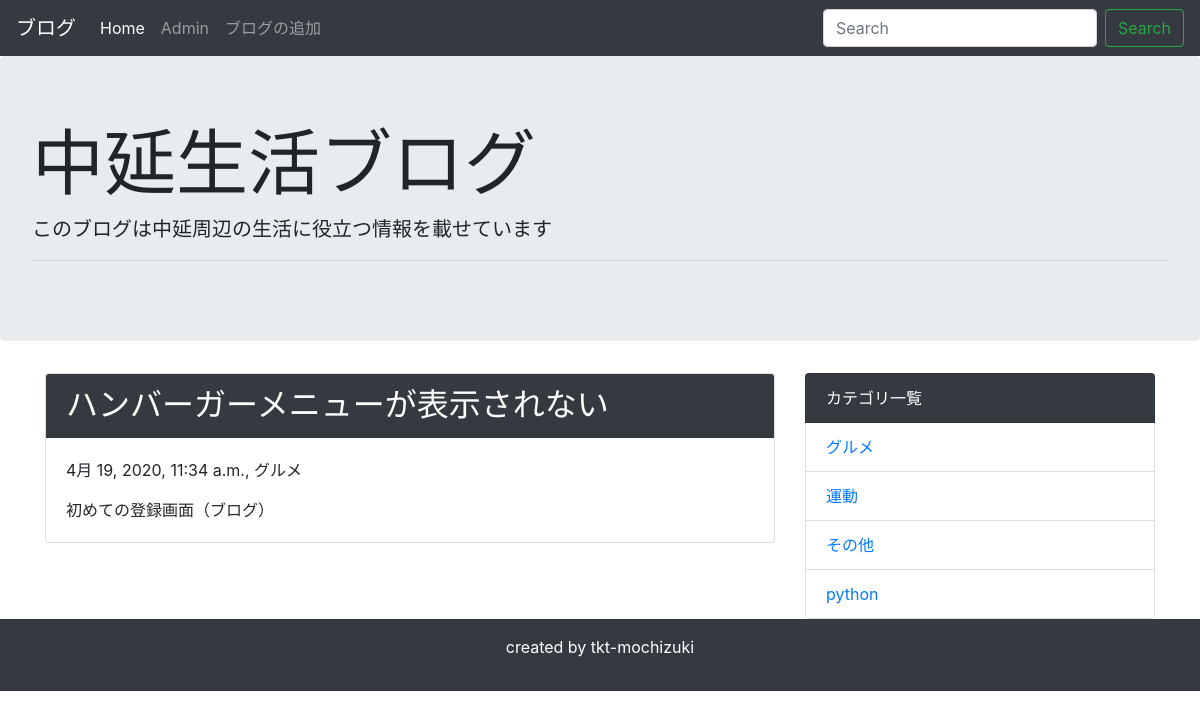
The app's page /detail/3/ (signed in) with its own data.
### blog/models.py (models this page shows, shortened)
class Post(models.Model):
    title = models.CharField('タイトル', max_length=100)
    text = models.TextField('本文')
    created_at = models.DateTimeField('作成日',default=timezone.now)
    category = models.ForeignKey(
        Category, verbose_name = 'カテゴリ', on_delete = models.PROTECT
    )

class Category(models.Model):
    name = models.CharField('カテゴリー名', max_length=200)
    created_at = models.DateTimeField('作成日',default=timezone.now)
    def __str__(self):
        return self.name

### blog/views.py (the view)
# urls.py: path('detail/<int:pk>/', views.DetailView.as_view(), name='detail'),
class DetailView(generic.DetailView):
    template_name = 'blog/post_detail.html'
    model = Post

### blog/context_processors.py (called while the page is built)
def common(request):
    context = {
        'category_list':Category.objects.all(),
    }
    return context

### blog/templates/blog/post_detail.html
{% extends 'blog/base.html' %}
{% block content %}
<div class="card mb-3">
    <h2 class="card-header bg-dark text-white">{{ post.title }}</h2>
    <div class="card-body">
      <p>{{ post.created_at }}, {{ post.category }}</p>
      {{ post.text | linebreaksbr | urlize }}
    </div>
</div>
{% endblock %}

### blog/templates/blog/base.html (shortened to what this page needs)
<!doctype html>
<html lang="ja">
  <head>
    <link rel="stylesheet" href="https://stackpath.bootstrapcdn.com/bootstrap/4.4.1/css/bootstrap.min.css">
  </head>
  <body>
    <nav class="navbar navbar-expand-lg navbar-dark bg-dark">
      <a class="navbar-brand" href="#">ブログ</a>
      <div class="collapse navbar-collapse" id="navbarSupportedContent">
        <ul class="navbar-nav mr-auto">
          <li class="nav-item active">
            <a class="nav-link" href="{% url 'blog:index' %}">Home</a>
          </li>
          {% if user.is_superuser %}
          <li class="nav-item">
            <a class="nav-link" href="{% url 'admin:index' %}">Admin</a>
          </li>
          {% endif %}
          <li class="nav-item">
            <a class="nav-link" href="{% url 'blog:add' %}">ブログの追加</a>
          </li>
        </ul>
        <form class="form-inline my-2 my-lg-0" method="GET" action="{% url 'blog:index' %}">
          <input class="form-control mr-sm-2" type="text" placeholder="Search" aria-label="Search" name="keyword">
          <button class="btn btn-outline-success my-2 my-sm-0" type="submit">Search</button>
        </form>
      </div>
    </nav>
    <div class="jumbotron">
      <h1 class="display-3">中延生活ブログ</h1>
      <p class="lead">このブログは中延周辺の生活に役立つ情報を載せています</p>
      <hr class="my-2">
    </div>
    <div class="container">
      <div class="row">
          <div class="col-md-8">
              {% block content %}
              {% endblock %}
          </div>
          <div class="col-md-4">
              <ul class="list-group">
                  <li class="list-group-item bg-dark text-white">カテゴリ一覧</li>
                  {% for category in category_list %}
                  <li class="list-group-item"><a href="{% url 'blog:category' category.pk %}">{{ category }}</a></li>
                  {% endfor %}
              </ul>
          </div>
      </div>
    </div>
    <footer class="bg-dark text-white text-center py-3">
        <p>created by tkt-mochizuki</p>
    </footer>
  </body>
</html>

### records on screen
Post: title "ハンバーガーメニューが表示されない", created_at "4月 19, 2020, 11:34 a.m.", category "グルメ", text "初めての登録画面（ブログ）"
Category: name "グルメ"
Category: name "運動"
Category: name "その他"
Category: name "python"
